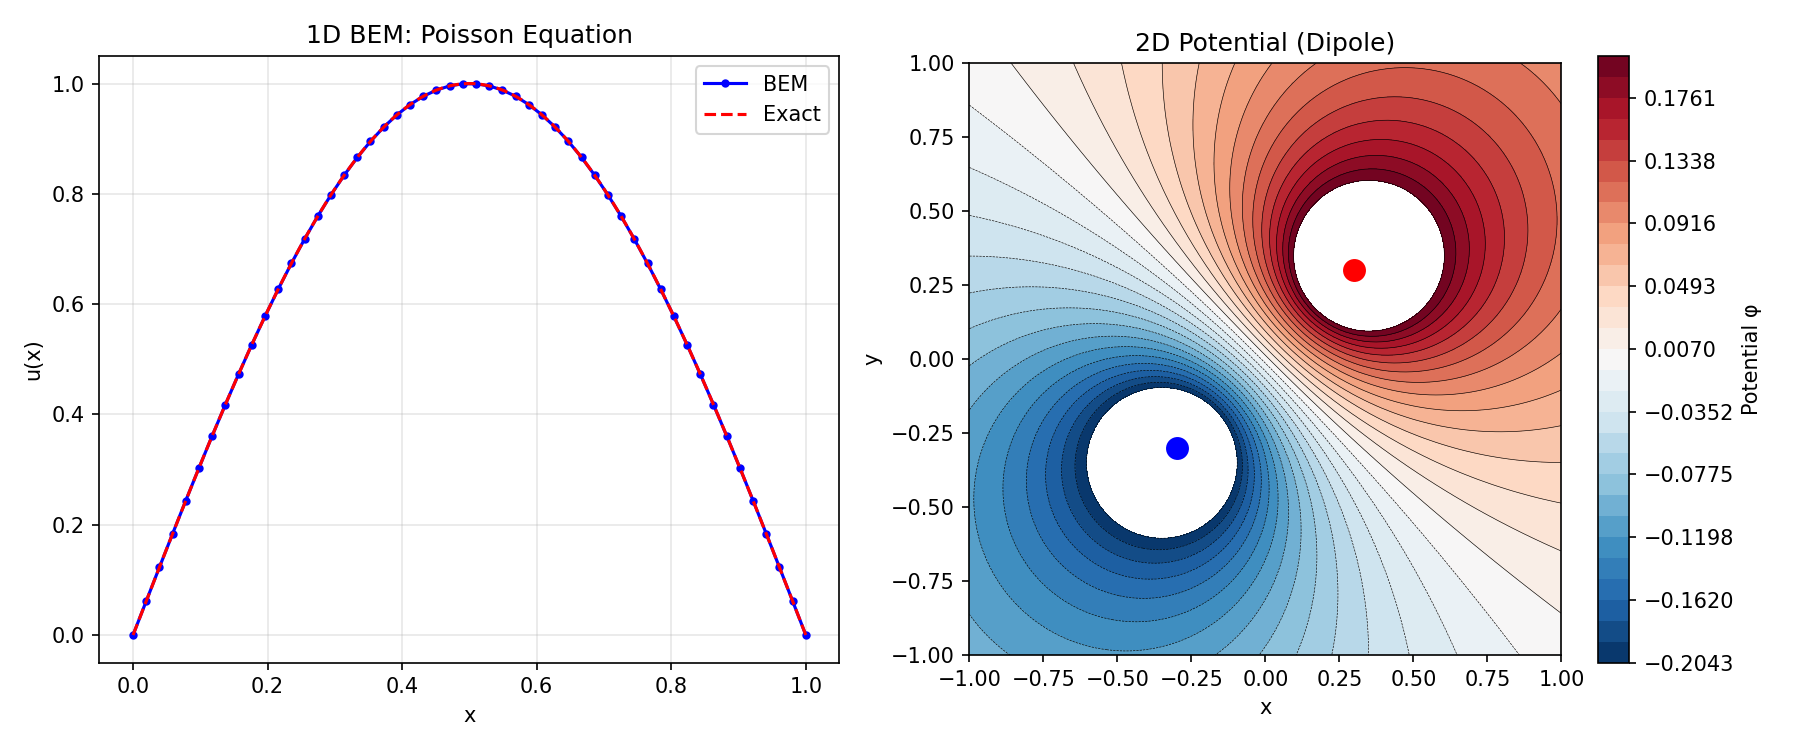

Write Python code to recreate this figure.
"""
Boundary Element Method (BEM) — 1D/2D Introduction
=====================================================
Reformulates a PDE as an integral equation on the BOUNDARY only.

Key idea:
1. Use Green's function to convert the PDE into a boundary integral equation.
2. Discretize only the boundary (not the interior).
3. Solve the boundary integral equation.
4. Evaluate the solution anywhere in the interior using the boundary data.

Advantages:
- Reduces dimension by one (3D volume → 2D surface).
- Exact treatment of infinite domains.
- Very efficient for exterior problems (scattering, radiation).

Disadvantages:
- Requires knowledge of Green's function.
- Produces dense (not sparse) matrices.
- Less suitable for nonlinear or inhomogeneous problems.

Demo: 1D BEM for Laplace equation, 2D potential problem.
"""

import numpy as np


def greens_function_1d(x, xi):
    """
    Green's function for -u'' = δ(x - ξ) on the real line.
    G(x, ξ) = -|x - ξ| / 2
    """
    return -np.abs(x - xi) / 2.0


def bem_laplace_1d(f_func, x_range, n_boundary=2, n_interior=50):
    """
    Simplified 1D BEM for -u''(x) = f(x) on [a, b].
    
    In 1D, BEM is essentially using Green's function directly:
        u(x) = ∫_a^b G(x, ξ) f(ξ) dξ + boundary terms
    
    This demonstrates the fundamental concept: the solution at any
    interior point is determined by boundary values + source integral.
    
    Parameters
    ----------
    f_func : callable – source term
    x_range : tuple (a, b)
    n_boundary : int – not used in 1D (2 boundary points always)
    n_interior : int – points for evaluating solution
    
    Returns
    -------
    x : ndarray – evaluation points
    u : ndarray – solution
    """
    a, b = x_range

    # For 1D Poisson on [a,b] with u(a)=u(b)=0:
    # u(x) = ∫_a^b G_D(x, ξ) f(ξ) dξ
    # where G_D is the Dirichlet Green's function:
    # G_D(x, ξ) = (1/(b-a)) * { (x-a)(b-ξ) if x ≤ ξ
    #                           { (ξ-a)(b-x) if x > ξ

    x = np.linspace(a, b, n_interior + 2)  # Including boundary
    u = np.zeros(len(x))

    # Integration quadrature points
    n_quad = 200
    xi = np.linspace(a, b, n_quad)
    dxi = xi[1] - xi[0]

    for idx, x_pt in enumerate(x):
        if x_pt == a or x_pt == b:
            u[idx] = 0.0  # Dirichlet BC
            continue

        integrand = np.zeros(n_quad)
        for j, xi_pt in enumerate(xi):
            # Dirichlet Green's function
            if x_pt <= xi_pt:
                G = (x_pt - a) * (b - xi_pt) / (b - a)
            else:
                G = (xi_pt - a) * (b - x_pt) / (b - a)
            integrand[j] = G * f_func(xi_pt)

        # Trapezoidal integration
        u[idx] = np.trapz(integrand, xi)

    return x, u


def bem_potential_2d(charges, x_eval, y_eval):
    """
    2D BEM-like calculation: Potential from point charges using Green's function.
    
    Green's function for 2D Laplace: G(r, r') = -1/(2π) ln|r - r'|
    
    This demonstrates how BEM computes interior solutions from
    boundary/source data using Green's functions.
    
    Parameters
    ----------
    charges : list of (x, y, q) tuples – charge positions and strengths
    x_eval, y_eval : 2D mesh grids for evaluation points
    
    Returns
    -------
    phi : 2D potential field
    """
    phi = np.zeros_like(x_eval)
    for xc, yc, q in charges:
        r = np.sqrt((x_eval - xc)**2 + (y_eval - yc)**2)
        r = np.maximum(r, 1e-10)  # Avoid log(0)
        phi += -q / (2 * np.pi) * np.log(r)
    return phi


# ============================================================
# Demo
# ============================================================
if __name__ == "__main__":
    print("=" * 60)
    print("BOUNDARY ELEMENT METHOD DEMO")
    print("=" * 60)

    # --- 1D BEM for Poisson equation ---
    # TO TEST: Modify spatial resolution n_interior (10, 50, 200), or try different source terms f(x).
    # Parameters: domain (0,1), f(x)=π²sin(πx), boundary values u(0)=u(1)=0, n_interior=50.
    # Initial values: Source f(x), exact u(x)=sin(πx), compute via Green's function integration.
    # Observe: Max error. BEM gives mid-range accuracy (not as good as FEM, but works well 1D).
    # Note: BEM shines in 2D/3D exterior problems (infinite domains). Try n_interior=200 for higher accuracy.
    print("\n--- 1D BEM: -u'' = π²sin(πx), u(0)=u(1)=0 ---")
    f = lambda x: np.pi**2 * np.sin(np.pi * x)
    u_exact = lambda x: np.sin(np.pi * x)

    x, u = bem_laplace_1d(f, (0, 1), n_interior=50)
    error = np.max(np.abs(u - u_exact(x)))
    print(f"  Max error: {error:.6e}")
    print(f"  u(0.5) computed: {u[26]:.6f}")
    print(f"  u(0.5) exact:    {u_exact(0.5):.6f}")

    # --- 2D Potential from charges ---
    # TO TEST: Add/modify charge positions and magnitudes. Try tripole, quadrupole, or random arrays.
    # Parameters: charges (list of (x, y, q) tuples), evaluation grid 100x100 on [-1,1]×[-1,1].
    # Initial values: Dipole at (±0.3, ±0.3) with ±1.0 charges.
    # Observe: Potential contours should be symmetric around domain center. Max/min values.
    # Try: charges=[(0, 0.5, 1), (0, -0.5, 1)] (vertical dipole), or triple charge for asymmetric field.
    print("\n--- 2D Potential from point charges ---")
    charges = [
        (0.3, 0.3, 1.0),   # Positive charge
        (-0.3, -0.3, -1.0), # Negative charge
    ]

    # Evaluation grid
    x_grid = np.linspace(-1, 1, 100)
    y_grid = np.linspace(-1, 1, 100)
    X, Y = np.meshgrid(x_grid, y_grid)

    phi = bem_potential_2d(charges, X, Y)
    print(f"  Potential at origin: {phi[50, 50]:.6f}")
    print(f"  Max potential: {np.max(phi):.4f}")
    print(f"  Min potential: {np.min(phi):.4f}")

    # Plot
    try:
        import matplotlib.pyplot as plt
        fig, axes = plt.subplots(1, 2, figsize=(12, 5))

        # 1D BEM solution
        axes[0].plot(x, u, 'b-o', markersize=3, label='BEM')
        x_fine = np.linspace(0, 1, 200)
        axes[0].plot(x_fine, u_exact(x_fine), 'r--', label='Exact')
        axes[0].set_xlabel('x')
        axes[0].set_ylabel('u(x)')
        axes[0].set_title('1D BEM: Poisson Equation')
        axes[0].legend()
        axes[0].grid(True, alpha=0.3)

        # 2D potential
        levels = np.linspace(np.percentile(phi, 5), np.percentile(phi, 95), 30)
        c = axes[1].contourf(X, Y, phi, levels=levels, cmap='RdBu_r')
        axes[1].contour(X, Y, phi, levels=levels, colors='k', linewidths=0.3)
        plt.colorbar(c, ax=axes[1], label='Potential φ')
        for xc, yc, q in charges:
            color = 'red' if q > 0 else 'blue'
            axes[1].plot(xc, yc, 'o', color=color, markersize=10)
        axes[1].set_xlim(-1, 1)
        axes[1].set_ylim(-1, 1)
        axes[1].set_xlabel('x')
        axes[1].set_ylabel('y')
        axes[1].set_title('2D Potential (Dipole)')
        axes[1].set_aspect('equal')

        plt.tight_layout()
        plt.savefig("boundary_element_method.png", dpi=150)
        plt.show()
    except ImportError:
        print("(matplotlib not available)")
